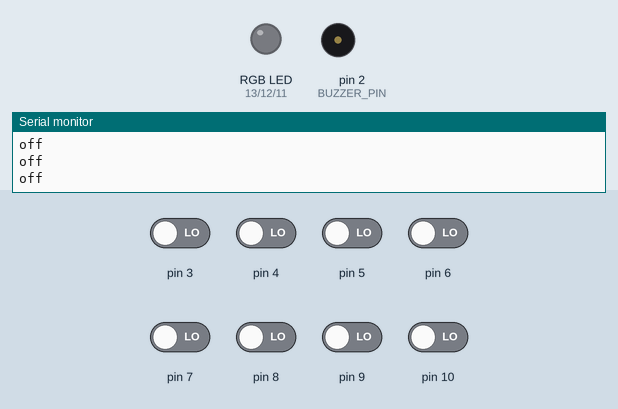
Recording of a sketch running on a simulated Arduino Uno, built with avr-gcc and run on an emulated ATmega328P. Shown: an RGB LED mixed from three pins (HIGH = lit), buzzer (waves = sounding), the last lines printed to the serial monitor. The test bench sets the inputs (shaded band); at power-on: pin 3–10 LOW.

Above: at 1.2 s.
1.3 s: pin 3 driven HIGH
At 1.6 s:
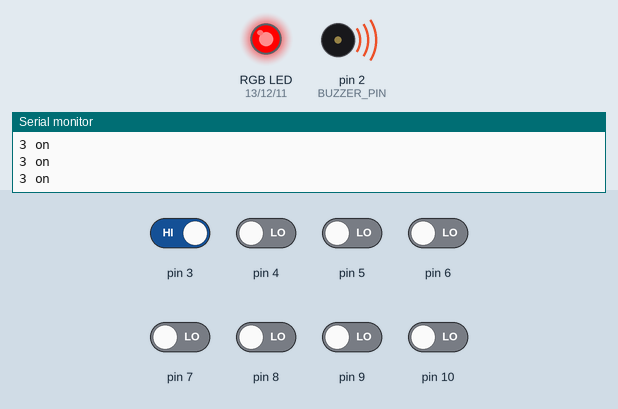
2.8 s: pin 3 driven LOW
At 3.5 s:
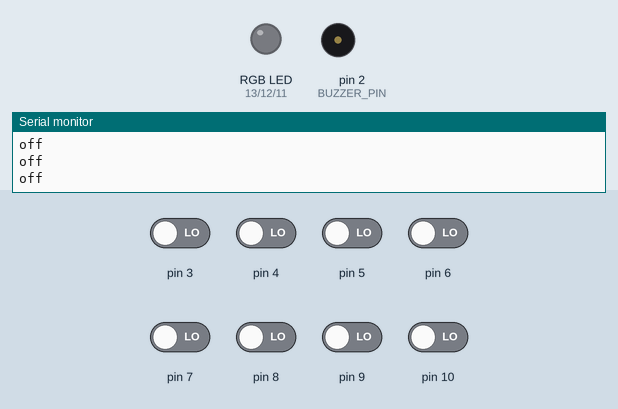
4.3 s: pin 10 driven HIGH
At 5.3 s:
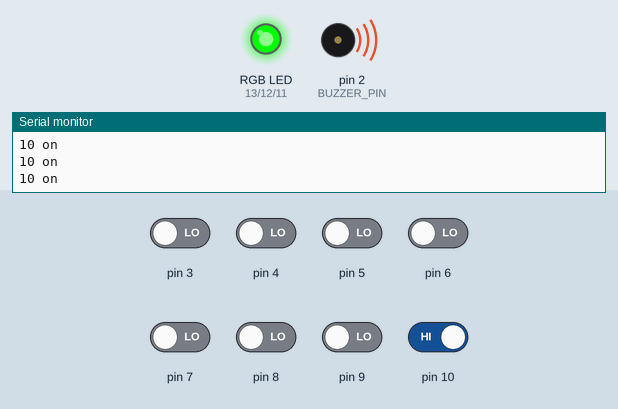
5.8 s: pin 5 driven HIGH
At 6.9 s:
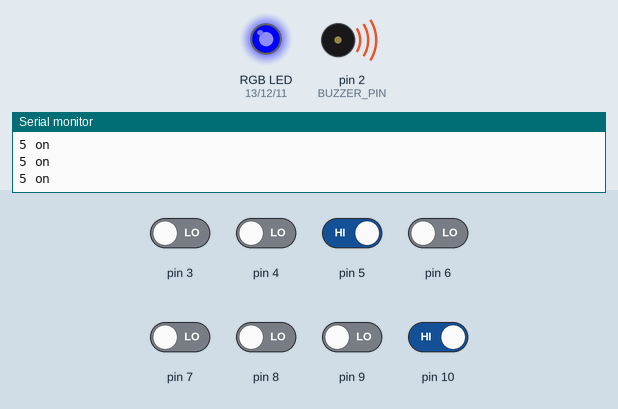
7.3 s: pin 4 driven HIGH
At 8.5 s:
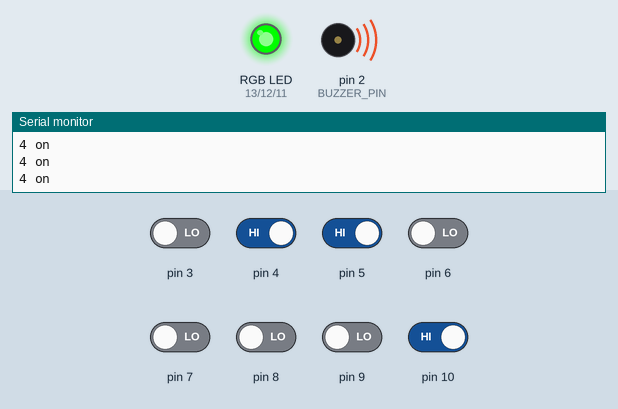
8.8 s: pin 4 driven LOW
At 9.4 s:
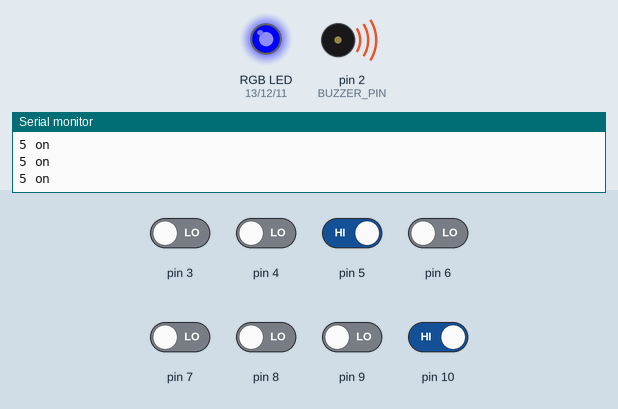
Timing chart, 0 to 11.3 s (numbered marks = the images above; inputs shaded):
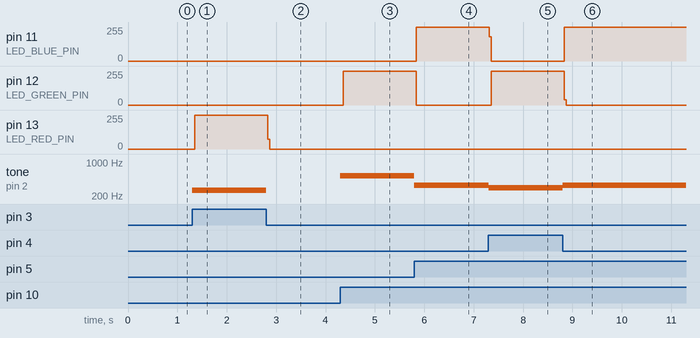

The sketch:

piano.ino
```cpp
#define BUZZER_PIN 2   // LED의 R 핀과 연결된 아두이노 핀 번호
#define LED_RED_PIN 13   // LED의 R 핀과 연결된 아두이노 핀 번호
#define LED_GREEN_PIN 12 // LED의 G 핀과 연결된 아두이노 핀 번호
#define LED_BLUE_PIN 11  // LED의 B 핀과 연결된 아두이노 핀 번호

#define NOTE_C4  262 //4옥타브 도에 해당하는 주파수
#define NOTE_D4  294 //4옥타브 레에 해당하는 주파수
#define NOTE_E4  330 //4옥타브 미에 해당하는 주파수
#define NOTE_F4  349 //4옥타브 파에 해당하는 주파수
#define NOTE_G4  392 //4옥타브 솔에 해당하는 주파수
#define NOTE_A4  440 //4옥타브 라에 해당하는 주파수
#define NOTE_B4  494 //4옥타브 시에 해당하는 주파수
#define NOTE_C5  523 //5옥타브 도에 해당하는 주파수

void setup() {
    pinMode(3, INPUT);   // 디지털 3번핀을 입력모드로 설정
    pinMode(4, INPUT);   // 디지털 4번핀을 입력모드로 설정
    pinMode(5, INPUT);   // 디지털 5번핀을 입력모드로 설정
    pinMode(6, INPUT);   // 디지털 6번핀을 입력모드로 설정
    pinMode(7, INPUT);   // 디지털 7번핀을 입력모드로 설정
    pinMode(8, INPUT);   // 디지털 8번핀을 입력모드로 설정
    pinMode(9, INPUT);   // 디지털 9번핀을 입력모드로 설정
    pinMode(10, INPUT);  // 디지털 10번핀을 입력모드로 설정

    pinMode(BUZZER_PIN, OUTPUT);     // 디지털 2번핀을 출력모드로 설정
    pinMode(LED_RED_PIN, OUTPUT);    // 디지털 11번핀을 출력모드로 설정
    pinMode(LED_GREEN_PIN, OUTPUT);  // 디지털 12번핀을 출력모드로 설정
    pinMode(LED_BLUE_PIN, OUTPUT);   // 디지털 13번핀을 출력모드로 설정
    Serial.begin(9600);              // 디버깅을 위한 시리얼 통신 설정
}


void loop() {
    digitalWrite(LED_RED_PIN, LOW);   // LED의 R 핀을 출력을 LOW으로 변경
    digitalWrite(LED_GREEN_PIN, LOW); // LED의 G 핀을 출력을 LOW으로 변경
    digitalWrite(LED_BLUE_PIN, LOW);  // LED의 B 핀을 출력을 LOW으로 변경

    if (digitalRead(3) == HIGH) {         // 만약 10번핀에 HIGH신호가 입력되면
        tone (BUZZER_PIN, NOTE_C4);           // 2번핀에 주파수 246의 신호를 출력
        digitalWrite(LED_RED_PIN, HIGH);  // LED_RED_PIN 핀의 출력을 HIGH로 설정하여 LED 모듈(빨간색) 발광
        Serial.println("3 on");          // 아두이노 IDE 시리얼 모니터에 "9 on" 출력
    }

    else if (digitalRead(4) == HIGH) {    // 위 조건이 해당 하지 않고 만약 8번에 HIGH 신호가 입력되면
        tone (BUZZER_PIN, NOTE_D4);           // 2번핀에 주파수 261의 신호를 출력
        digitalWrite(LED_GREEN_PIN, HIGH);// LED_GREEN_PIN핀의 출력을 HIGH로 설정하여 LED 모듈(초록색) 발광
        Serial.println("4 on");
    }

    else if (digitalRead(5) == HIGH) {    // 위 조건이 해당 하지 않고 만약 9번핀에 HIGH신호가 입력되면
        tone (BUZZER_PIN, NOTE_E4);           // 2번핀에 주파수 294의 신호를 출력
        digitalWrite(LED_BLUE_PIN,HIGH);  // LED_BLUE_PIN핀의 출력을 HIGH로 설정하여 LED 모듈(파란색) 발광
        Serial.println("5 on");
    }

    else if (digitalRead(6) == HIGH) {
        tone (BUZZER_PIN, NOTE_F4);
        digitalWrite(LED_RED_PIN,HIGH);
        Serial.println("6 on");
    }

    else if (digitalRead(7) == HIGH) {
        tone (BUZZER_PIN, NOTE_G4);
        digitalWrite(LED_GREEN_PIN, HIGH);
        Serial.println("7 on");
    }

    else if (digitalRead(8) == HIGH) {
        tone (BUZZER_PIN, NOTE_A4);
        digitalWrite(LED_BLUE_PIN, HIGH);
        Serial.println("8 on");
    }

    else if (digitalRead(9) == HIGH) {
        tone (BUZZER_PIN, NOTE_B4);
        digitalWrite(LED_RED_PIN, HIGH);
        Serial.println("9 on");
    }

    else if (digitalRead(10) == HIGH) {
        tone (BUZZER_PIN, NOTE_C5);
        digitalWrite(LED_GREEN_PIN, HIGH);
        Serial.println("10 on");
    }

    else{
        noTone(BUZZER_PIN);              // 아무 입력이 없을때 2번 핀의 Tone 함수 사용 안함
        Serial.println("off");
    }
}
```

Measured:
- after the input at 1.3 s, pin 13 (LED_RED_PIN): 0/255 → 254/255 after 0.05 s; tone on pin 2 (BUZZER_PIN): silent → 262 Hz at once
- after the input at 2.8 s, pin 13 (LED_RED_PIN): 254/255 → 0/255 at once; tone on pin 2 (BUZZER_PIN): 262 Hz → silent at once
- after the input at 4.3 s, pin 12 (LED_GREEN_PIN): 0/255 → 253/255 after 0.06 s; tone on pin 2 (BUZZER_PIN): silent → 523 Hz at once
- after the input at 5.8 s, pin 11 (LED_BLUE_PIN): 0/255 → 254/255 at once; pin 12 (LED_GREEN_PIN): 253/255 → 0/255 at once; tone on pin 2 (BUZZER_PIN): 523 Hz → 330 Hz at once
- after the input at 7.3 s, pin 11 (LED_BLUE_PIN): 254/255 → 0/255 at once; pin 12 (LED_GREEN_PIN): 0/255 → 254/255 after 0.06 s; tone on pin 2 (BUZZER_PIN): 330 Hz → 294 Hz at once
- after the input at 8.8 s, pin 11 (LED_BLUE_PIN): 0/255 → 254/255 at once; pin 12 (LED_GREEN_PIN): 254/255 → 0/255 at once; tone on pin 2 (BUZZER_PIN): 294 Hz → 330 Hz at once
